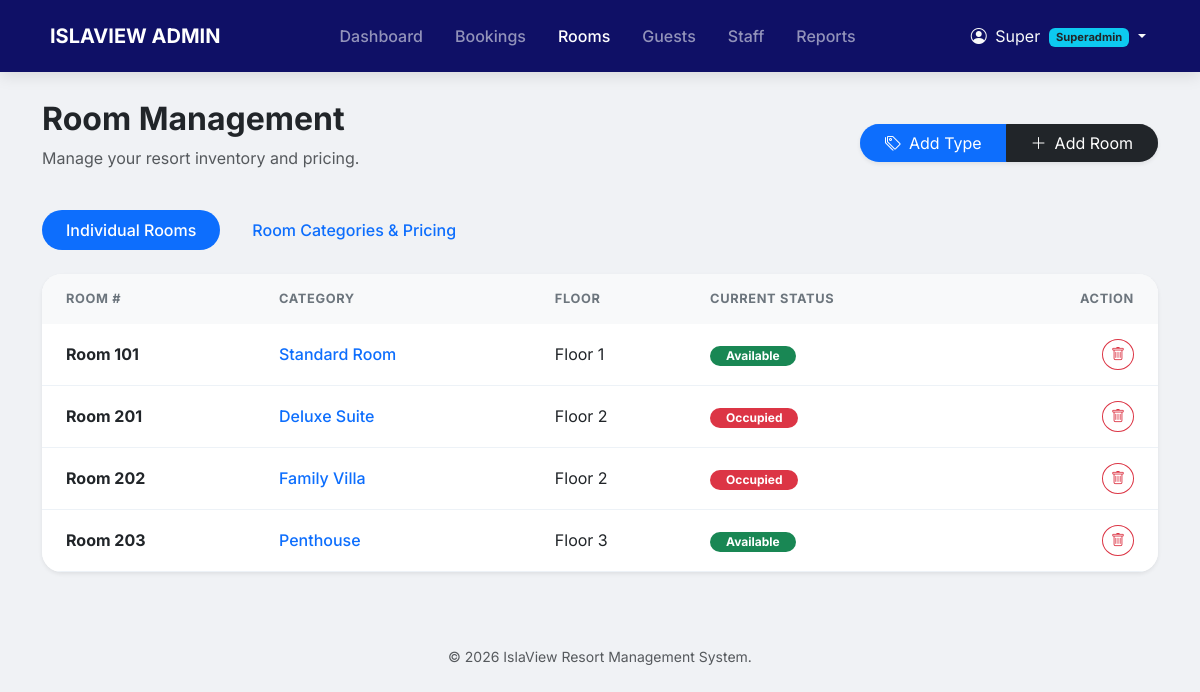
/admin/rooms.php (signed in), run on the app's committed database.
### tables this page shows
CREATE TABLE `rooms` (
  `room_id` smallint(5) UNSIGNED NOT NULL,
  `room_type_id` smallint(5) UNSIGNED NOT NULL,
  `room_number` varchar(20) NOT NULL,
  `floor_level` tinyint(4) DEFAULT NULL,
  `description` text DEFAULT NULL,
  `is_active` tinyint(1) NOT NULL DEFAULT 1
);

CREATE TABLE `room_types` (
  `room_type_id` smallint(5) UNSIGNED NOT NULL,
  `type_name` varchar(100) NOT NULL,
  `description` text DEFAULT NULL,
  `max_occupancy` tinyint(3) UNSIGNED NOT NULL DEFAULT 2,
  `base_price` decimal(10,2) NOT NULL,
  `is_active` tinyint(1) NOT NULL DEFAULT 1
);

CREATE TABLE `room_current_status` (
  `room_id` smallint(5) UNSIGNED NOT NULL,
  `status` enum('available','occupied','cleaning','dirty','maintenance','blocked') NOT NULL DEFAULT 'available',
  `updated_at` datetime NOT NULL DEFAULT current_timestamp() ON UPDATE current_timestamp()
);

### admin/rooms.php (the view, shortened to what this page needs)
<?php include 'components/header.php'; ?>
<?php include 'components/navbar.php'; ?>
<div class="container main-container">
    <div class="d-flex justify-content-between align-items-center mb-4">
        <div>
            <h2 class="fw-bold text-dark">Room Management</h2>
            <p class="text-muted">Manage your resort inventory and pricing.</p>
        </div>
        <div class="btn-group shadow-sm rounded-pill overflow-hidden">
            <button class="btn btn-primary px-4" data-bs-toggle="modal" data-bs-target="#addRoomTypeModal">
                <i class="bi bi-tags me-2"></i>Add Type
            </button>
            <button class="btn btn-dark px-4" data-bs-toggle="modal" data-bs-target="#addRoomModal">
                <i class="bi bi-plus-lg me-2"></i>Add Room
            </button>
        </div>
    </div>
    <ul class="nav nav-pills mb-4 gap-2" id="roomTab" role="tablist">
        <li class="nav-item">
            <button class="nav-link active rounded-pill px-4" data-bs-toggle="pill" data-bs-target="#pills-rooms">
                Individual Rooms
            </button>
        </li>
        <li class="nav-item">
            <button class="nav-link rounded-pill px-4" data-bs-toggle="pill" data-bs-target="#pills-types">
                Room Categories & Pricing
            </button>
        </li>
    </ul>
    <div class="tab-content" id="pills-tabContent">
        <div class="tab-pane fade show active" id="pills-rooms">
            <div class="card table-card shadow-sm border-0">
                <div class="card-body p-0">
                    <div class="table-responsive">
                        <table class="table table-hover align-middle mb-0">
                            <thead class="bg-light">
                                <tr>
                                    <th class="ps-4">Room #</th>
                                    <th>Category</th>
                                    <th>Floor</th>
                                    <th>Current Status</th>
                                    <th class="pe-4 text-end">Action</th>
                                </tr>
                            </thead>
                            <tbody>
                                <?php
                                $sql_rooms = "SELECT r.*, rt.type_name, rcs.status
                                              FROM rooms r
                                              JOIN room_types rt ON r.room_type_id = rt.room_type_id
                                              LEFT JOIN room_current_status rcs ON r.room_id = rcs.room_id";
                                $res_rooms = $conn->query($sql_rooms);
                                if ($res_rooms && $res_rooms->num_rows > 0) {
                                    while($row = $res_rooms->fetch_assoc()) {
                                        $status_bg = 'bg-success';
                                        if($row['status'] == 'occupied') $status_bg = 'bg-danger';
                                        echo "<tr>
                                            <td class='ps-4 fw-bold'>Room ".$row['room_number']."</td>
                                            <td><span class='text-primary fw-medium'>".$row['type_name']."</span></td>
                                            <td>Floor ".$row['floor_level']."</td>
                                            <td><span class='badge $status_bg px-3 rounded-pill text-capitalize'>".($row['status'] ?? 'available')."</span></td>
                                            <td class='pe-4 text-end'>
                                                <form action='process_room.php' method='POST' class='d-inline' onsubmit='return confirm(\"Delete this room?\")'>
                                                    <input type='hidden' name='action' value='delete_room'>
                                                    <input type='hidden' name='room_id' value='".$row['room_id']."'>
                                                    <button type='submit' class='btn btn-sm btn-outline-danger rounded-circle'><i class='bi bi-trash'></i></button>
                                                </form>
                                            </td>
                                        </tr>";
                                    }
                                } else {
                                    echo "<tr><td colspan='5' class='text-center py-4'>No rooms added yet.</td></tr>";
                                }
                                ?>
                            </tbody>
                        </table>
                    </div>
                </div>
            </div>
        </div>
    </div>
</div>
<?php include 'components/footer.php'; ?>

### admin/components/header.php (style rules this page uses)
:root { --primary-blue: #0077b6; --deep-ocean: #03045e; }
body { font-family: 'Inter', sans-serif; background-color: #f0f2f5; }
.nav-link { font-weight: 500; transition: 0.3s; }
.main-container { margin-top: 100px; padding-bottom: 50px; }
.table-card { border: none; border-radius: 20px; overflow: hidden; }
.table thead th { background-color: #f8f9fa; text-transform: uppercase; font-size: 0.8rem; letter-spacing: 0.05em; color: #6c757d; border: none; padding: 15px; }
.table tbody td { padding: 15px; border-bottom: 1px solid #edf2f7; }

### data on the page
rooms: room_number "101", room_type.type_name "Standard Room", floor_level "1", room_current_status.status "Available"
rooms: room_number "201", room_type.type_name "Deluxe Suite", floor_level "2", room_current_status.status "Occupied"
rooms: room_number "202", room_type.type_name "Family Villa", floor_level "2", room_current_status.status "Occupied"
rooms: room_number "203", room_type.type_name "Penthouse", floor_level "3", room_current_status.status "Available"

### other printed values
$_SESSION['fname'] "Super"
